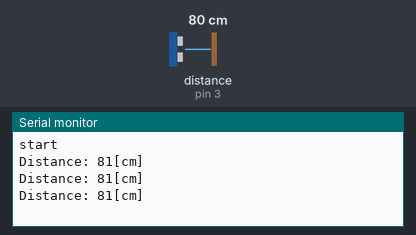
Recording of a sketch running on a simulated Arduino Uno, built with avr-gcc and run on an emulated ATmega328P. Parts: the last lines printed to the serial monitor. The test bench sets the inputs (shaded band); at power-on: distance to the obstacle (sensor on pin 3) 80 cm. The echo pulse lasts 58.3 µs per cm.

Above: at 1.2 s.
1.3 s: distance to the obstacle (sensor on pin 3) set to 60 cm
At 1.97 s:
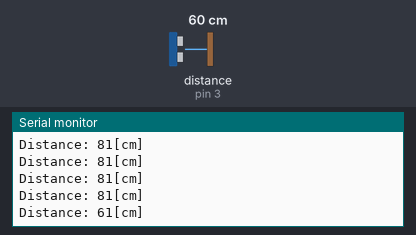
4.3 s: distance to the obstacle (sensor on pin 3) set to 2 cm
At 4.53 s:
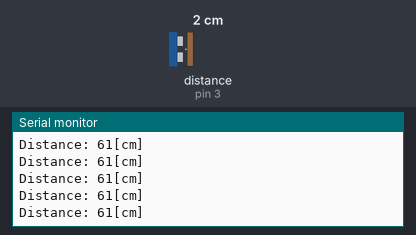
Timing chart, 0 to 7.3 s (numbered marks = the images above; inputs shaded):
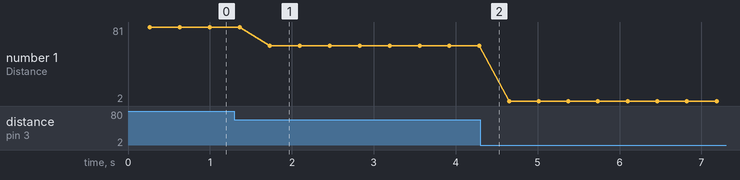

Measured:
- after the input at 1.3 s, the serial monitor: prints a new line after 0.43 s (image 1)
- plotted number 1: 81 → 61 after the input at 1.3 s, 61 → 2 after the input at 4.3 s

The sketch:

distance-measure.ino
```cpp
// Libraries
#include <NewPing.h>

// Pin Definitions
#define DIST_PIN_TRIG 2
#define DIST_PIN_ECHO 3

// Global variables and defines

// Object initialization
NewPing distance(DIST_PIN_TRIG, DIST_PIN_ECHO);

void setup() {
  // Setup Serial which is useful for debugging
  // Use the Serial Monitor to view printed messages
  Serial.begin(9600);
  while (!Serial) ; // wait for serial port to connect. Needed for native USB
  Serial.println("start");
}

void loop() {
  // simple
  //  int distanceCm = distance.ping_cm();

  // median
  long distanceMs = distance.ping_median(10);
  int distanceCm = distance.convert_cm(distanceMs);

  Serial.print(F("Distance: ")); Serial.print(distanceCm); Serial.println(F("[cm]"));
  delay(100);
}
```
